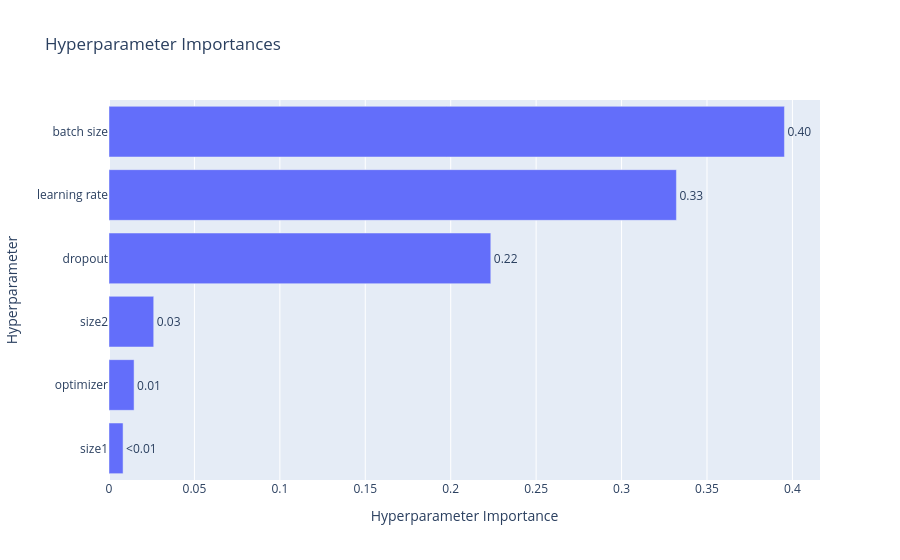

Notebook source saved alongside this figure:
### Code cell
# Importancia de hiperparámetros de proporciones
study = optuna.load_study(
    study_name="TFG_optimizar_CNN",
    storage="sqlite:///Hiperparametros_MR/optimizar_CNN.db"
)

# Evaluamos la importancia de cada hiperparámetro y la representamos
fig = vis.plot_param_importances(study)
fig.show()

### Figure 1 — Plotly figure (JSON) as saved in the notebook; plotly's stock layout.template omitted (floating-point values rounded to 4 significant figures)
{"data": [{"cliponaxis": false, "hovertemplate": ["size1 (IntDistribution): 0.008237449039640703<extra></extra>", "optimizer (CategoricalDistribution): 0.014680766907957377<extra></extra>", "size2 (IntDistribution): 0.026177116200924607<extra></extra>", "dropout (CategoricalDistribution): 0.22346381904537332<extra></extra>", "learning rate (FloatDistribution): 0.33210592230212255<extra></extra>", "batch size (CategoricalDistribution): 0.39533492650398133<extra></extra>"], "name": "Objective Value", "orientation": "h", "text": ["<0.01", "0.01", "0.03", "0.22", "0.33", "0.40"], "textposition": "outside", "type": "bar", "x": [0.008237, 0.01468, 0.02618, 0.2235, 0.3321, 0.3953], "y": ["size1", "optimizer", "size2", "dropout", "learning rate", "batch size"]}], "layout": {"title": {"text": "Hyperparameter Importances"}, "xaxis": {"title": {"text": "Hyperparameter Importance"}}, "yaxis": {"title": {"text": "Hyperparameter"}}}}
